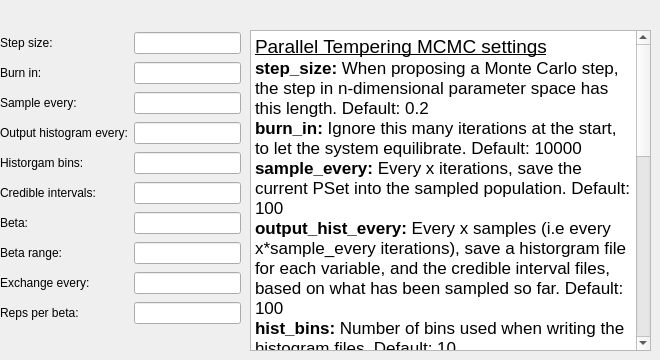
         <widget class="QWidget" name="page_7">
          <widget class="QTextEdit" name="textEdit_8">
           <property name="geometry">
            <rect>
             <x>250</x>
             <y>30</y>
             <width>401</width>
             <height>321</height>
            </rect>
           </property>
           <property name="html">
            <string>&lt;!DOCTYPE HTML PUBLIC &quot;-//W3C//DTD HTML 4.0//EN&quot; &quot;http://www.w3.org/TR/REC-html40/strict.dtd&quot;&gt;
&lt;html&gt;&lt;head&gt;&lt;meta name=&quot;qrichtext&quot; content=&quot;1&quot; /&gt;&lt;style type=&quot;text/css&quot;&gt;
p, li { white-space: pre-wrap; }
&lt;/style&gt;&lt;/head&gt;&lt;body style=&quot; font-family:'.SF NS Text'; font-size:13pt; font-weight:400; font-style:normal;&quot;&gt;
&lt;p style=&quot; margin-top:0px; margin-bottom:0px; margin-left:0px; margin-right:0px; -qt-block-indent:0; text-indent:0px;&quot;&gt;&lt;span style=&quot; font-size:14pt; text-decoration: underline;&quot;&gt;Parallel Tempering MCMC settings&lt;/span&gt;&lt;/p&gt;
&lt;p style=&quot; margin-top:0px; margin-bottom:0px; margin-left:0px; margin-right:0px; -qt-block-indent:0; text-indent:0px;&quot;&gt;&lt;span style=&quot; font-weight:600;&quot;&gt;step_size:&lt;/span&gt; When proposing a Monte Carlo step, the step in n-dimensional parameter space has this length. Default: 0.2&lt;/p&gt;
&lt;p style=&quot; margin-top:0px; margin-bottom:0px; margin-left:0px; margin-right:0px; -qt-block-indent:0; text-indent:0px;&quot;&gt;&lt;span style=&quot; font-weight:600;&quot;&gt;burn_in:&lt;/span&gt; Ignore this many iterations at the start, to let the system equilibrate. Default: 10000&lt;/p&gt;
&lt;p style=&quot; margin-top:0px; margin-bottom:0px; margin-left:0px; margin-right:0px; -qt-block-indent:0; text-indent:0px;&quot;&gt;&lt;span style=&quot; font-weight:600;&quot;&gt;sample_every:&lt;/span&gt; Every x iterations, save the current PSet into the sampled population. Default: 100&lt;/p&gt;
&lt;p style=&quot; margin-top:0px; margin-bottom:0px; margin-left:0px; margin-right:0px; -qt-block-indent:0; text-indent:0px;&quot;&gt;&lt;span style=&quot; font-weight:600;&quot;&gt;output_hist_every:&lt;/span&gt; Every x samples (i.e every x*sample_every iterations), save a historgram file for each variable, and the credible interval files, based on what has been sampled so far. Default: 100&lt;/p&gt;
&lt;p style=&quot; margin-top:0px; margin-bottom:0px; margin-left:0px; margin-right:0px; -qt-block-indent:0; text-indent:0px;&quot;&gt;&lt;span style=&quot; font-weight:600;&quot;&gt;hist_bins:&lt;/span&gt; Number of bins used when writing the histogram files. Default: 10&lt;/p&gt;
&lt;p style=&quot; margin-top:0px; margin-bottom:0px; margin-left:0px; margin-right:0px; -qt-block-indent:0; text-indent:0px;&quot;&gt;&lt;span style=&quot; font-weight:600;&quot;&gt;credible_intervals:&lt;/span&gt; Specify one or more numbers here. For each n, algorithm will save a file giving bounds for each variable such that in n% of the samples the variable lies within the bounds.  Default: 68 95&lt;/p&gt;
&lt;p style=&quot; margin-top:0px; margin-bottom:0px; margin-left:0px; margin-right:0px; -qt-block-indent:0; text-indent:0px;&quot;&gt;&lt;span style=&quot; font-weight:600;&quot;&gt;beta: &lt;/span&gt;Alternatively to specifying beta_range, you may specify population_size/reps_per_beta beta values here to use. Only the replicas at the maximum beta value in the list will be sampled. For the true probability distribution, this value should be 1.&lt;/p&gt;
&lt;p style=&quot; margin-top:0px; margin-bottom:0px; margin-left:0px; margin-right:0px; -qt-block-indent:0; text-indent:0px;&quot;&gt;&lt;span style=&quot; font-weight:600;&quot;&gt;beta_range=min max :&lt;/span&gt; The range of values of beta to use. The replicates will use population_size/reps_per_beta evenly spaced beta values within this range. Only the replicas at the max beta value will be sampled. For the true probability distribution, max should be 1.&lt;/p&gt;
&lt;p style=&quot; margin-top:0px; margin-bottom:0px; margin-left:0px; margin-right:0px; -qt-block-indent:0; text-indent:0px;&quot;&gt;&lt;span style=&quot; font-weight:600;&quot;&gt;exchange_every:&lt;/span&gt; Every x iterations, perform replica exchange, swapping replicas that are adjacent in temperature with a statistically correct probability&lt;/p&gt;
&lt;p style=&quot; margin-top:0px; margin-bottom:0px; margin-left:0px; margin-right:0px; -qt-block-indent:0; text-indent:0px;&quot;&gt;&lt;span style=&quot; font-weight:600;&quot;&gt;reps_per_beta:&lt;/span&gt; How many identical replicas to run at each temperature. Must be a divisor of population_size&lt;/p&gt;
&lt;p style=&quot;-qt-paragraph-type:empty; margin-top:0px; margin-bottom:0px; margin-left:0px; margin-right:0px; -qt-block-indent:0; text-indent:0px;&quot;&gt;&lt;br /&gt;&lt;/p&gt;&lt;/body&gt;&lt;/html&gt;</string>
           </property>
           <property name="textInteractionFlags">
            <set>Qt::TextSelectableByKeyboard|Qt::TextSelectableByMouse</set>
           </property>
          </widget>
          <widget class="QWidget" name="gridLayoutWidget_7">
           <property name="geometry">
            <rect>
             <x>0</x>
             <y>30</y>
             <width>241</width>
             <height>302</height>
            </rect>
           </property>
           <layout class="QGridLayout" name="pt_layout">
            <item row="3" column="0">
             <widget class="QLabel" name="histlabel_6">
              <property name="text">
               <string>Output histogram every:</string>
              </property>
             </widget>
            </item>
            <item row="4" column="0">
             <widget class="QLabel" name="histbinlabel_5">
              <property name="text">
               <string>Historgam bins:</string>
              </property>
             </widget>
            </item>
            <item row="1" column="0">
             <widget class="QLabel" name="itelabel_6">
              <property name="text">
               <string>Burn in:</string>
              </property>
             </widget>
            </item>
            <item row="5" column="0">
             <widget class="QLabel" name="cintlabel_5">
              <property name="text">
               <string>Credible intervals:</string>
              </property>
             </widget>
            </item>
            <item row="4" column="1">
             <widget class="QLineEdit" name="hist_bins3">
              <property name="text">
               <string/>
              </property>
             </widget>
            </item>
            <item row="3" column="1">
             <widget class="QLineEdit" name="output_hist_every3">
              <property name="text">
               <string/>
              </property>
             </widget>
            </item>
            <item row="7" column="0">
             <widget class="QLabel" name="sample_everylabel_4">
              <property name="text">
               <string>Beta range:</string>
              </property>
             </widget>
            </item>
            <item row="6" column="0">
             <widget class="QLabel" name="label_35">
              <property name="text">
               <string>Beta:</string>
              </property>
             </widget>
            </item>
            <item row="2" column="1">
             <widget class="QLineEdit" name="sample_every3">
              <property name="text">
               <string/>
              </property>
             </widget>
            </item>
            <item row="2" column="0">
             <widget class="QLabel" name="sample_everylabel_6">
              <property name="text">
               <string>Sample every:</string>
              </property>
             </widget>
            </item>
            <item row="8" column="0">
             <widget class="QLabel" name="histlabel_4">
              <property name="text">
               <string>Exchange every:</string>
              </property>
             </widget>
            </item>
            <item row="0" column="1">
             <widget class="QLineEdit" name="step_size3">
              <property name="text">
               <string/>
              </property>
             </widget>
            </item>
            <item row="5" column="1">
             <widget class="QLineEdit" name="credible_intervals3">
              <property name="text">
               <string/>
              </property>
             </widget>
            </item>
            <item row="8" column="1">
             <widget class="QLineEdit" name="exchange_every">
              <property name="text">
               <string/>
              </property>
             </widget>
            </item>
            <item row="6" column="1">
             <widget class="QLineEdit" name="beta3"/>
            </item>
            <item row="0" column="0">
             <widget class="QLabel" name="step_sizelabel_6">
              <property name="text">
               <string>Step size:</string>
              </property>
             </widget>
            </item>
            <item row="7" column="1">
             <widget class="QLineEdit" name="beta_range">
              <property name="text">
               <string/>
              </property>
             </widget>
            </item>
            <item row="1" column="1">
             <widget class="QLineEdit" name="burn_in3">
              <property name="text">
               <string/>
              </property>
             </widget>
            </item>
            <item row="9" column="0">
             <widget class="QLabel" name="label_5">
              <property name="text">
               <string>Reps per beta:</string>
              </property>
             </widget>
            </item>
            <item row="9" column="1">
             <widget class="QLineEdit" name="reps_per_beta"/>
            </item>
           </layout>
          </widget>
         </widget>
